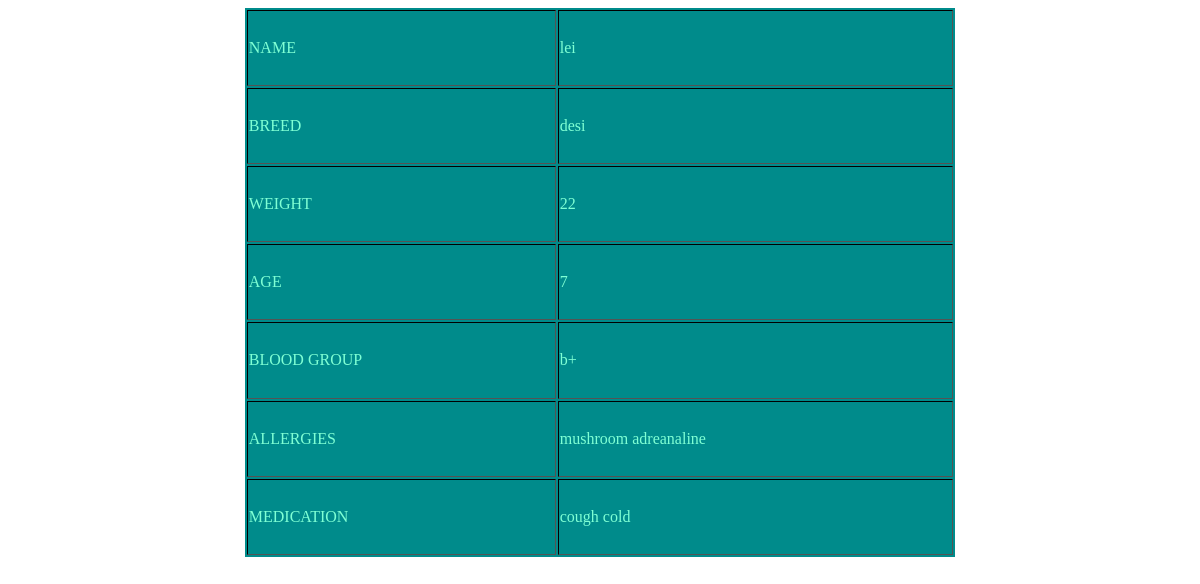
The app's page /structure/healthcard.php with its own data.
### tables this page shows
CREATE TABLE IF NOT EXISTS `pet_details` (
  `P_Id` int(11) NOT NULL AUTO_INCREMENT,
  `Name` varchar(30) NOT NULL,
  `Breed` varchar(30) NOT NULL,
  `Blood_group` varchar(10) NOT NULL,
  `Age` int(11) NOT NULL,
  `Weight` int(11) NOT NULL,
  PRIMARY KEY (`P_Id`)
);

CREATE TABLE IF NOT EXISTS `pet_allergies` (
  `P_Id` int(11) NOT NULL DEFAULT '0',
  `Allergies` varchar(30) NOT NULL
);

CREATE TABLE IF NOT EXISTS `pet_medic` (
  `P_Id` int(11) NOT NULL DEFAULT '0',
  `Medication` varchar(30) NOT NULL
);

### structure/healthcard.php (the view, shortened to what this page needs)
<html>
<?php include 'conn_file.php';  ?>
<head>
    </head>
    <body>
        <?php
        $pid=23;
        $qry="select * from pet_details where P_Id='$pid'";
        $rn=mysqli_query($conn,$qry);
        $presult=mysqli_fetch_assoc($rn);
        $qry2="select * from pet_medic where P_Id='$pid'";
        $rn2=mysqli_query($conn,$qry2);
        $qry3="select * from pet_allergies where P_Id='$pid'";
        $rn3=mysqli_query($conn,$qry3);
        ?>
        <table class="hcard" border="5px">
            <tr>
            <td>NAME</td>
                <td><?php echo $presult['Name'] ?></td>
            </tr>
            <tr>
            <td>BREED</td>
                <td><?php echo $presult['Breed'] ?></td>
            </tr>
            <tr>
            <td>WEIGHT</td>
                <td><?php echo $presult['Weight'] ?></td>
            </tr>
            <tr>
            <td>AGE</td>
                <td><?php echo $presult['Age'] ?></td>
            </tr>
            <tr>
            <td>BLOOD GROUP</td>
                <td><?php echo $presult['Blood_group'] ?></td>
            </tr>
            <tr>
            <td>ALLERGIES</td>
                <td><?php
                    while ($row1 = mysqli_fetch_assoc($rn3))
                    {
                        echo $row1["Allergies"]." ";
                    }
                    ?>
                </td>
            </tr>
            <tr>
            <td>MEDICATION</td>
                <td>
                    <?php
                    while ($row = mysqli_fetch_assoc($rn2))
                    {
                        echo $row["Medication"]." ";
                    }
                    ?>
                </td>
            </tr>
        </table>
    </body>
</html>

### structure/healthcard.php (style rules this page uses)
.hcard { border: 10px; position:relative; color: aquamarine; width: 60%; left: 20%; align-self: center; align-content: center; border-width: thick; border-color: black; height: 70%; background-color: darkcyan; }

### records on screen
pet_details: Name "lei", Breed "desi", Weight "22", Age "7", Blood_group "b+"
pet_allergies: Allergies "mushroom"
pet_allergies: Allergies "adreanaline"
pet_medic: Medication "cough"
pet_medic: Medication "cold"
